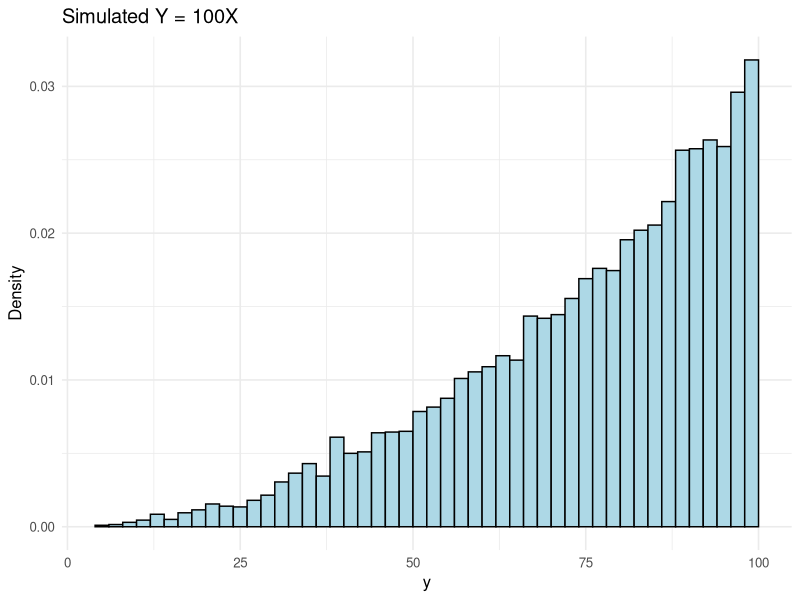
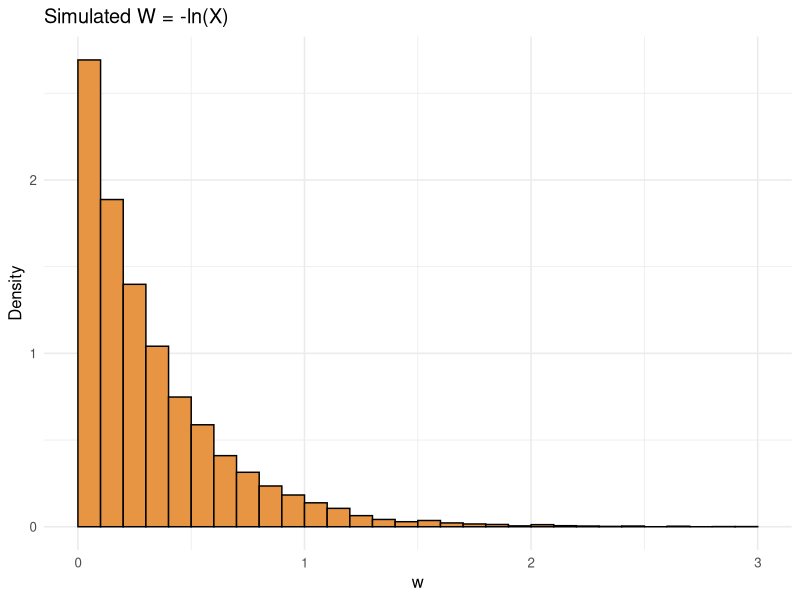
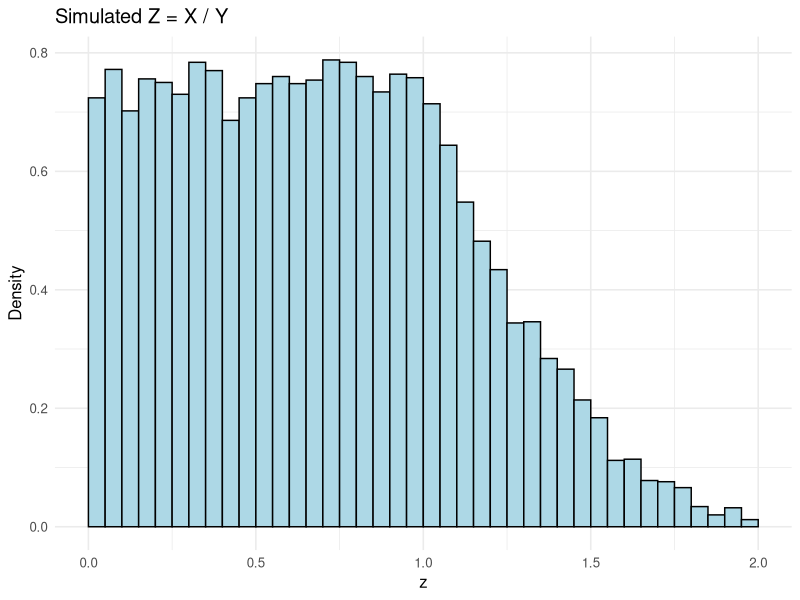

Generate these figures, in order, with R:
## ---- chunk 1
#| label: "setup"
#| include: false

knitr::opts_chunk$set(echo = FALSE, message = FALSE)
library(tidyverse)
## ---- chunk 2
#| label: "q1c-simulate"
#| fig-width: 7
#| fig-height: 3.5

set.seed(1616)
reps <- 10000
x_grid <- seq(0, 1, length.out = 10001)

dose_sims <- tibble(sim = 1:reps) |>
  mutate(x = sample(x_grid, size = n(), replace = TRUE,
                    prob = 3 * x_grid^2),
         y = 100 * x,
         w = -log(x))

prob_y <- mean(dose_sims$y <= 50)
## ---- chunk 3
#| label: "q1d-histograms"
#| fig-width: 7
#| fig-height: 3.5

ggplot(dose_sims, aes(x = y)) +
  geom_histogram(aes(y = after_stat(density)),
                 binwidth = 2, boundary = 0,
                 color = "black", fill = "lightblue") +
  labs(title = "Simulated Y = 100X", x = "y", y = "Density") +
  theme_minimal(base_size = 12)

ggplot(dose_sims, aes(x = w)) +
  geom_histogram(aes(y = after_stat(density)),
                 binwidth = 0.1, boundary = 0,
                 color = "black", fill = "#E89543") +
  labs(title = "Simulated W = -ln(X)", x = "w", y = "Density") +
  theme_minimal(base_size = 12)
## ---- chunk 4
#| label: "q2g-simulate"

set.seed(6969)
reps <- 10000

smoking_cells <- tibble(
  education = rep(c("College", "High school", "Grade school"),
                  each = 4),
  policy = rep(c("No restrictions", "Designated areas",
                 "No smoking", "No opinion"), times = 3),
  count = c(5, 44, 23, 3,
            15, 100, 30, 5,
            15, 40, 10, 10)
)

smoking_sims <- smoking_cells |>
  slice_sample(n = reps, weight_by = count, replace = TRUE)

smoking_summary <- smoking_sims |>
  summarise(joint = mean(education == "College" & policy == "No restrictions"),
            product = mean(education == "College") * mean(policy == "No restrictions"))

smoking_cond <- smoking_sims |>
  filter(policy == "No smoking") |>
  summarise(prob = mean(education == "High school"))
## ---- chunk 5
#| label: "q3b-simulate"

set.seed(7878)
reps <- 10000

triangle_grid <- expand_grid(x = seq(0, 2, length.out = 1001),
                             y = seq(0, 2, length.out = 1001)) |>
  filter(x + y <= 2) |>
  mutate(height = 3/2 * x * y)

triangle_sims <- triangle_grid |>
  slice_sample(n = reps, weight_by = height, replace = TRUE)

triangle_summary <- triangle_sims |>
  summarise(avg_X = mean(x), avg_Y = mean(y))
## ---- chunk 6
#| label: "q3c-check"

triangle_check <- triangle_sims |>
  summarise(joint = mean(x <= 1 & y <= 1),
            product = mean(x <= 1) * mean(y <= 1))
## ---- chunk 7
#| label: "q4c-simulate"
#| fig-width: 7
#| fig-height: 3.5

set.seed(9898)
reps <- 10000

ratio_sims <- tibble(sim = 1:reps) |>
  mutate(x = runif(n(), min = 0, max = 1),
         y = runif(n(), min = 0.5, max = 1),
         z = x / y)

ggplot(ratio_sims, aes(x = z)) +
  geom_histogram(aes(y = after_stat(density)),
                 binwidth = 0.05, boundary = 0,
                 color = "black", fill = "lightblue") +
  labs(title = "Simulated Z = X / Y", x = "z", y = "Density") +
  theme_minimal(base_size = 12)
## ---- chunk 8
#| label: "q5d-simulate"

set.seed(2424)
reps <- 10000

maude_sims <- tibble(sim = 1:reps) |>
  mutate(X = rgeom(n(), prob = 0.01) + 1,
         Y = rgeom(n(), prob = 0.03) + 1)

prob_maude <- mean(maude_sims$X <= 30 & maude_sims$Y <= 10)
## ---- chunk 9
#| label: "q6d-simulate"

set.seed(3535)
reps <- 10000

min_sims <- tibble(sim = 1:reps) |>
  mutate(x = runif(n(), min = 0, max = 5),
         y = rexp(n(), rate = 2),
         z = pmin(x, y))

min_summary <- min_sims |>
  summarise(prob_x_less = mean(x < y),
            prob_z_big = mean(z > 0.5))
## ---- chunk 10
#| label: "q7d-simulate"

set.seed(4646)
reps <- 10000
x_grid <- seq(0, 2, length.out = 10001)

slice_sims <- tibble(sim = 1:reps) |>
  mutate(x = sample(x_grid, size = n(), replace = TRUE,
                    prob = if_else(7 <= 12 - 3 * x_grid, 1/18, 0)))

prob_slice <- mean(slice_sims$x >= 0.5 & slice_sims$x <= 3)
